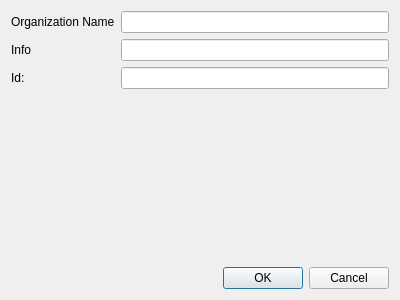
<?xml version="1.0" encoding="UTF-8"?>
<ui version="4.0">
 <class>AddOrganization</class>
 <widget class="QDialog" name="AddOrganization">
  <property name="geometry">
   <rect>
    <x>0</x>
    <y>0</y>
    <width>400</width>
    <height>300</height>
   </rect>
  </property>
  <property name="windowTitle">
   <string>Dialog</string>
  </property>
  <layout class="QVBoxLayout" name="verticalLayout">
   <item>
    <layout class="QFormLayout" name="formLayout">
     <item row="0" column="0">
      <widget class="QLabel" name="labelName">
       <property name="text">
        <string>Organization Name</string>
       </property>
      </widget>
     </item>
     <item row="0" column="1">
      <widget class="QLineEdit" name="name"/>
     </item>
     <item row="1" column="0">
      <widget class="QLabel" name="label_2">
       <property name="text">
        <string>Info</string>
       </property>
      </widget>
     </item>
     <item row="1" column="1">
      <widget class="QLineEdit" name="info"/>
     </item>
     <item row="2" column="0">
      <widget class="QLabel" name="label_3">
       <property name="text">
        <string>Id:</string>
       </property>
      </widget>
     </item>
     <item row="2" column="1">
      <widget class="QLineEdit" name="organization_id"/>
     </item>
    </layout>
   </item>
   <item>
    <widget class="QDialogButtonBox" name="buttonBox">
     <property name="orientation">
      <enum>Qt::Horizontal</enum>
     </property>
     <property name="standardButtons">
      <set>QDialogButtonBox::Cancel|QDialogButtonBox::Ok</set>
     </property>
    </widget>
   </item>
  </layout>
 </widget>
 <resources/>
 <connections>
  <connection>
   <sender>buttonBox</sender>
   <signal>accepted()</signal>
   <receiver>AddOrganization</receiver>
   <slot>accept()</slot>
   <hints>
    <hint type="sourcelabel">
     <x>248</x>
     <y>254</y>
    </hint>
    <hint type="destinationlabel">
     <x>157</x>
     <y>274</y>
    </hint>
   </hints>
  </connection>
  <connection>
   <sender>buttonBox</sender>
   <signal>rejected()</signal>
   <receiver>AddOrganization</receiver>
   <slot>reject()</slot>
   <hints>
    <hint type="sourcelabel">
     <x>316</x>
     <y>260</y>
    </hint>
    <hint type="destinationlabel">
     <x>286</x>
     <y>274</y>
    </hint>
   </hints>
  </connection>
 </connections>
</ui>
